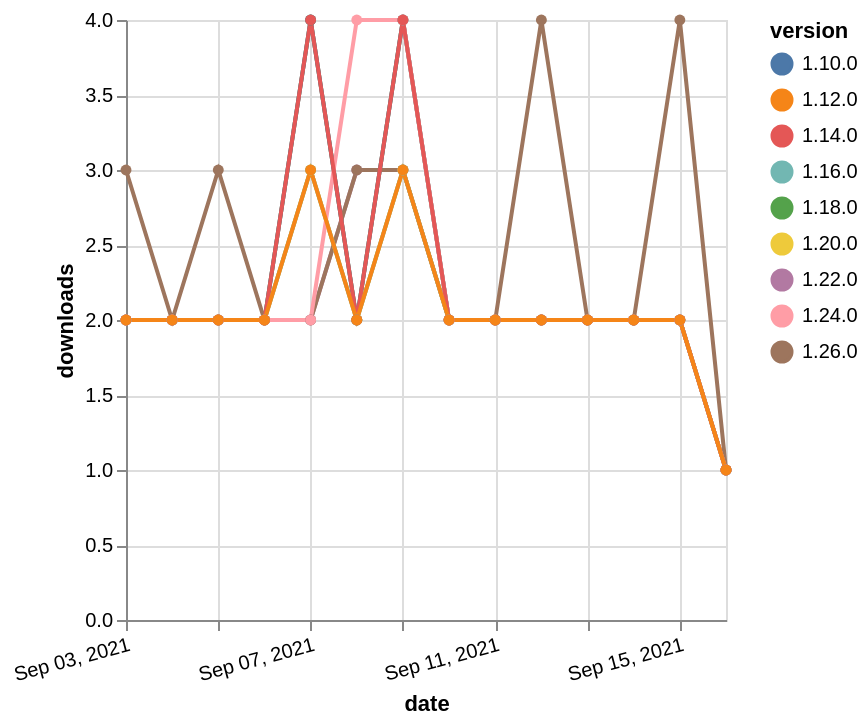

Here is the Vega-Lite specification saved for this chart:
### Vega-Lite specification from a JSON file in a GitHub repository (floating-point values rounded to 4 significant figures)
{"$schema": "https://vega.github.io/schema/vega-lite/v5.json", "description": "A simple bar chart with embedded data.", "data": {"values": [{"date": "2021-09-03", "total": 1997, "delta": 2, "version": "1.18.0"}, {"date": "2021-09-04", "total": 1999, "delta": 2, "version": "1.18.0"}, {"date": "2021-09-05", "total": 2001, "delta": 2, "version": "1.18.0"}, {"date": "2021-09-06", "total": 2003, "delta": 2, "version": "1.18.0"}, {"date": "2021-09-07", "total": 2007, "delta": 4, "version": "1.18.0"}, {"date": "2021-09-08", "total": 2009, "delta": 2, "version": "1.18.0"}, {"date": "2021-09-09", "total": 2013, "delta": 4, "version": "1.18.0"}, {"date": "2021-09-10", "total": 2015, "delta": 2, "version": "1.18.0"}, {"date": "2021-09-11", "total": 2017, "delta": 2, "version": "1.18.0"}, {"date": "2021-09-12", "total": 2019, "delta": 2, "version": "1.18.0"}, {"date": "2021-09-13", "total": 2021, "delta": 2, "version": "1.18.0"}, {"date": "2021-09-14", "total": 2023, "delta": 2, "version": "1.18.0"}, {"date": "2021-09-15", "total": 2025, "delta": 2, "version": "1.18.0"}, {"date": "2021-09-16", "total": 2026, "delta": 1, "version": "1.18.0"}, {"date": "2021-09-03", "total": 1022, "delta": 2, "version": "1.22.0"}, {"date": "2021-09-04", "total": 1024, "delta": 2, "version": "1.22.0"}, {"date": "2021-09-05", "total": 1026, "delta": 2, "version": "1.22.0"}, {"date": "2021-09-06", "total": 1028, "delta": 2, "version": "1.22.0"}, {"date": "2021-09-07", "total": 1030, "delta": 2, "version": "1.22.0"}, {"date": "2021-09-08", "total": 1033, "delta": 3, "version": "1.22.0"}, {"date": "2021-09-09", "total": 1036, "delta": 3, "version": "1.22.0"}, {"date": "2021-09-10", "total": 1038, "delta": 2, "version": "1.22.0"}, {"date": "2021-09-11", "total": 1040, "delta": 2, "version": "1.22.0"}, {"date": "2021-09-12", "total": 1042, "delta": 2, "version": "1.22.0"}, {"date": "2021-09-13", "total": 1044, "delta": 2, "version": "1.22.0"}, {"date": "2021-09-14", "total": 1046, "delta": 2, "version": "1.22.0"}, {"date": "2021-09-15", "total": 1048, "delta": 2, "version": "1.22.0"}, {"date": "2021-09-16", "total": 1049, "delta": 1, "version": "1.22.0"}, {"date": "2021-09-03", "total": 3044, "delta": 2, "version": "1.10.0"}, {"date": "2021-09-04", "total": 3046, "delta": 2, "version": "1.10.0"}, {"date": "2021-09-05", "total": 3048, "delta": 2, "version": "1.10.0"}, {"date": "2021-09-06", "total": 3050, "delta": 2, "version": "1.10.0"}, {"date": "2021-09-07", "total": 3054, "delta": 4, "version": "1.10.0"}, {"date": "2021-09-08", "total": 3056, "delta": 2, "version": "1.10.0"}, {"date": "2021-09-09", "total": 3060, "delta": 4, "version": "1.10.0"}, {"date": "2021-09-10", "total": 3062, "delta": 2, "version": "1.10.0"}, {"date": "2021-09-11", "total": 3064, "delta": 2, "version": "1.10.0"}, {"date": "2021-09-12", "total": 3066, "delta": 2, "version": "1.10.0"}, {"date": "2021-09-13", "total": 3068, "delta": 2, "version": "1.10.0"}, {"date": "2021-09-14", "total": 3070, "delta": 2, "version": "1.10.0"}, {"date": "2021-09-15", "total": 3072, "delta": 2, "version": "1.10.0"}, {"date": "2021-09-16", "total": 3073, "delta": 1, "version": "1.10.0"}, {"date": "2021-09-03", "total": 240, "delta": 3, "version": "1.26.0"}, {"date": "2021-09-04", "total": 242, "delta": 2, "version": "1.26.0"}, {"date": "2021-09-05", "total": 245, "delta": 3, "version": "1.26.0"}, {"date": "2021-09-06", "total": 247, "delta": 2, "version": "1.26.0"}, {"date": "2021-09-07", "total": 249, "delta": 2, "version": "1.26.0"}, {"date": "2021-09-08", "total": 252, "delta": 3, "version": "1.26.0"}, {"date": "2021-09-09", "total": 255, "delta": 3, "version": "1.26.0"}, {"date": "2021-09-10", "total": 257, "delta": 2, "version": "1.26.0"}, {"date": "2021-09-11", "total": 259, "delta": 2, "version": "1.26.0"}, {"date": "2021-09-12", "total": 263, "delta": 4, "version": "1.26.0"}, {"date": "2021-09-13", "total": 265, "delta": 2, "version": "1.26.0"}, {"date": "2021-09-14", "total": 267, "delta": 2, "version": "1.26.0"}, {"date": "2021-09-15", "total": 271, "delta": 4, "version": "1.26.0"}, {"date": "2021-09-16", "total": 272, "delta": 1, "version": "1.26.0"}, {"date": "2021-09-03", "total": 1481, "delta": 2, "version": "1.20.0"}, {"date": "2021-09-04", "total": 1483, "delta": 2, "version": "1.20.0"}, {"date": "2021-09-05", "total": 1485, "delta": 2, "version": "1.20.0"}, {"date": "2021-09-06", "total": 1487, "delta": 2, "version": "1.20.0"}, {"date": "2021-09-07", "total": 1490, "delta": 3, "version": "1.20.0"}, {"date": "2021-09-08", "total": 1492, "delta": 2, "version": "1.20.0"}, {"date": "2021-09-09", "total": 1495, "delta": 3, "version": "1.20.0"}, {"date": "2021-09-10", "total": 1497, "delta": 2, "version": "1.20.0"}, {"date": "2021-09-11", "total": 1499, "delta": 2, "version": "1.20.0"}, {"date": "2021-09-12", "total": 1501, "delta": 2, "version": "1.20.0"}, {"date": "2021-09-13", "total": 1503, "delta": 2, "version": "1.20.0"}, {"date": "2021-09-14", "total": 1505, "delta": 2, "version": "1.20.0"}, {"date": "2021-09-15", "total": 1507, "delta": 2, "version": "1.20.0"}, {"date": "2021-09-16", "total": 1508, "delta": 1, "version": "1.20.0"}, {"date": "2021-09-03", "total": 2070, "delta": 2, "version": "1.16.0"}, {"date": "2021-09-04", "total": 2072, "delta": 2, "version": "1.16.0"}, {"date": "2021-09-05", "total": 2074, "delta": 2, "version": "1.16.0"}, {"date": "2021-09-06", "total": 2076, "delta": 2, "version": "1.16.0"}, {"date": "2021-09-07", "total": 2079, "delta": 3, "version": "1.16.0"}, {"date": "2021-09-08", "total": 2081, "delta": 2, "version": "1.16.0"}, {"date": "2021-09-09", "total": 2084, "delta": 3, "version": "1.16.0"}, {"date": "2021-09-10", "total": 2086, "delta": 2, "version": "1.16.0"}, {"date": "2021-09-11", "total": 2088, "delta": 2, "version": "1.16.0"}, {"date": "2021-09-12", "total": 2090, "delta": 2, "version": "1.16.0"}, {"date": "2021-09-13", "total": 2092, "delta": 2, "version": "1.16.0"}, {"date": "2021-09-14", "total": 2094, "delta": 2, "version": "1.16.0"}, {"date": "2021-09-15", "total": 2096, "delta": 2, "version": "1.16.0"}, {"date": "2021-09-16", "total": 2097, "delta": 1, "version": "1.16.0"}, {"date": "2021-09-03", "total": 731, "delta": 2, "version": "1.24.0"}, {"date": "2021-09-04", "total": 733, "delta": 2, "version": "1.24.0"}, {"date": "2021-09-05", "total": 735, "delta": 2, "version": "1.24.0"}, {"date": "2021-09-06", "total": 737, "delta": 2, "version": "1.24.0"}, {"date": "2021-09-07", "total": 739, "delta": 2, "version": "1.24.0"}, {"date": "2021-09-08", "total": 743, "delta": 4, "version": "1.24.0"}, {"date": "2021-09-09", "total": 747, "delta": 4, "version": "1.24.0"}, {"date": "2021-09-10", "total": 749, "delta": 2, "version": "1.24.0"}, {"date": "2021-09-11", "total": 751, "delta": 2, "version": "1.24.0"}, {"date": "2021-09-12", "total": 753, "delta": 2, "version": "1.24.0"}, {"date": "2021-09-13", "total": 755, "delta": 2, "version": "1.24.0"}, {"date": "2021-09-14", "total": 757, "delta": 2, "version": "1.24.0"}, {"date": "2021-09-15", "total": 759, "delta": 2, "version": "1.24.0"}, {"date": "2021-09-16", "total": 760, "delta": 1, "version": "1.24.0"}, {"date": "2021-09-03", "total": 2461, "delta": 2, "version": "1.14.0"}, {"date": "2021-09-04", "total": 2463, "delta": 2, "version": "1.14.0"}, {"date": "2021-09-05", "total": 2465, "delta": 2, "version": "1.14.0"}, {"date": "2021-09-06", "total": 2467, "delta": 2, "version": "1.14.0"}, {"date": "2021-09-07", "total": 2471, "delta": 4, "version": "1.14.0"}, {"date": "2021-09-08", "total": 2473, "delta": 2, "version": "1.14.0"}, {"date": "2021-09-09", "total": 2477, "delta": 4, "version": "1.14.0"}, {"date": "2021-09-10", "total": 2479, "delta": 2, "version": "1.14.0"}, {"date": "2021-09-11", "total": 2481, "delta": 2, "version": "1.14.0"}, {"date": "2021-09-12", "total": 2483, "delta": 2, "version": "1.14.0"}, {"date": "2021-09-13", "total": 2485, "delta": 2, "version": "1.14.0"}, {"date": "2021-09-14", "total": 2487, "delta": 2, "version": "1.14.0"}, {"date": "2021-09-15", "total": 2489, "delta": 2, "version": "1.14.0"}, {"date": "2021-09-16", "total": 2490, "delta": 1, "version": "1.14.0"}, {"date": "2021-09-03", "total": 2574, "delta": 2, "version": "1.12.0"}, {"date": "2021-09-04", "total": 2576, "delta": 2, "version": "1.12.0"}, {"date": "2021-09-05", "total": 2578, "delta": 2, "version": "1.12.0"}, {"date": "2021-09-06", "total": 2580, "delta": 2, "version": "1.12.0"}, {"date": "2021-09-07", "total": 2583, "delta": 3, "version": "1.12.0"}, {"date": "2021-09-08", "total": 2585, "delta": 2, "version": "1.12.0"}, {"date": "2021-09-09", "total": 2588, "delta": 3, "version": "1.12.0"}, {"date": "2021-09-10", "total": 2590, "delta": 2, "version": "1.12.0"}, {"date": "2021-09-11", "total": 2592, "delta": 2, "version": "1.12.0"}, {"date": "2021-09-12", "total": 2594, "delta": 2, "version": "1.12.0"}, {"date": "2021-09-13", "total": 2596, "delta": 2, "version": "1.12.0"}, {"date": "2021-09-14", "total": 2598, "delta": 2, "version": "1.12.0"}, {"date": "2021-09-15", "total": 2600, "delta": 2, "version": "1.12.0"}, {"date": "2021-09-16", "total": 2601, "delta": 1, "version": "1.12.0"}]}, "width": "container", "mark": {"type": "line", "point": {"filled": true}}, "encoding": {"x": {"field": "date", "type": "temporal", "timeUnit": "yearmonthdate", "title": "date", "axis": {"labelAngle": -15}}, "y": {"field": "delta", "type": "quantitative", "title": "downloads"}, "color": {"field": "version", "type": "nominal"}, "tooltip": {"field": "delta"}}}
